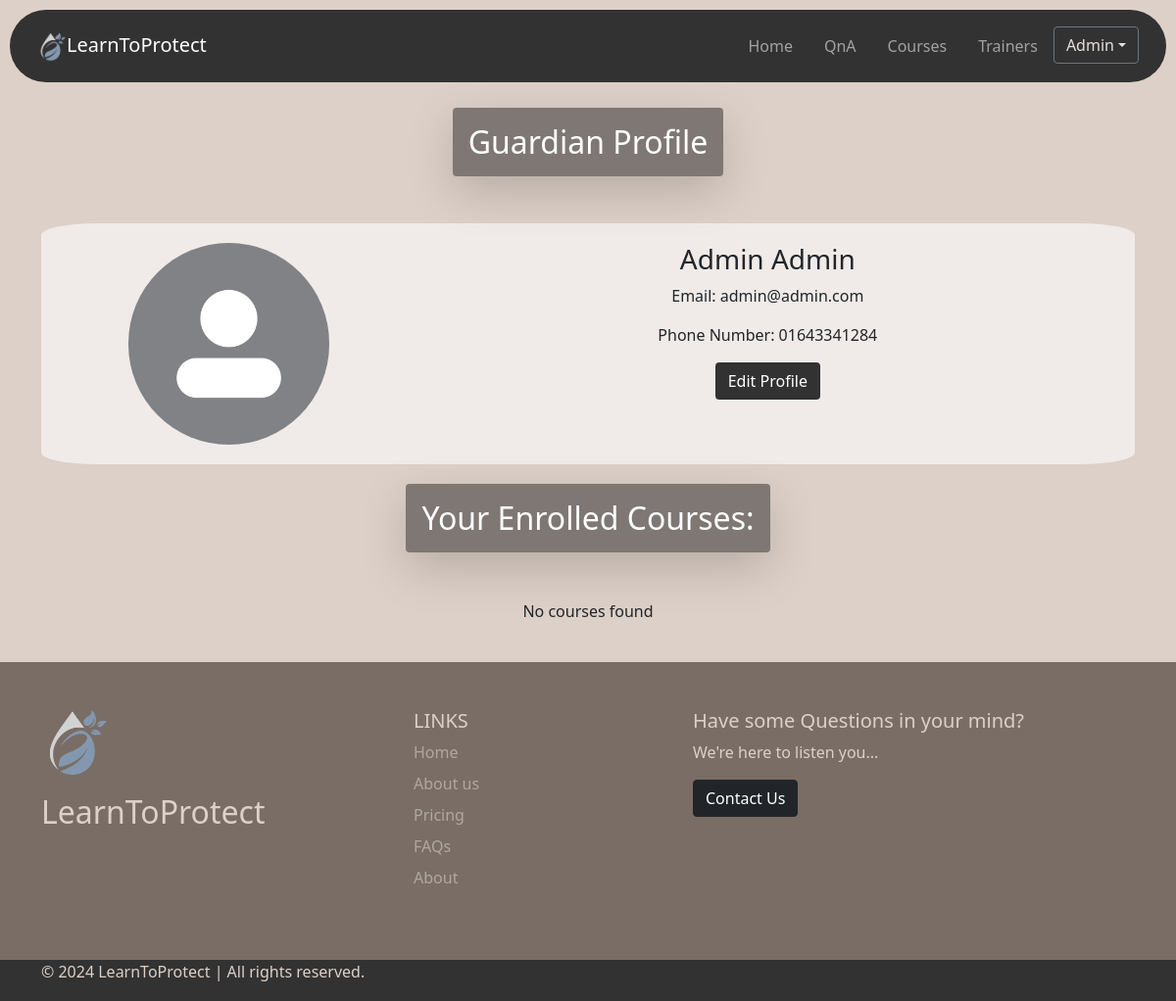
/guardian_dashboard.php (signed in), run on the app's committed database.
### tables this page shows
CREATE TABLE `user` (
  `id` int(11) NOT NULL,
  `first_name` varchar(100) NOT NULL,
  `last_name` varchar(100) NOT NULL,
  `email` varchar(100) NOT NULL,
  `phone_num` varchar(15) DEFAULT NULL,
  `password` varchar(255) NOT NULL,
  `role_id` int(11) DEFAULT NULL
);

### guardian_dashboard.php (the view, shortened to what this page needs)
<?php
include ('connection.php');
$username = $_SESSION['username'];
$query = "SELECT * FROM user WHERE email = '$username'";
$user_result = mysqli_query($conn, $query);
if ($user_result && mysqli_num_rows($user_result) > 0) {
    $user_row = mysqli_fetch_assoc($user_result);
    $user_id = $user_row['id'];
} else {
    echo "<script>alert('User not found')</script>";
    echo "<script>window.open('./signup.php', '_self')</script>";
    exit();
}
?>
<!DOCTYPE html>
<html lang="en">
<head>
    <link href="https://cdn.jsdelivr.net/npm/bootstrap@5.0.2/dist/css/bootstrap.min.css" rel="stylesheet"
 />
</head>
<body>
    <?php include ('navbar.php') ?>
    <div class="container text-center">
        <h2 class="shadow-lg p-3 mb-5 bg-body-tertiary rounded title">Guardian Profile</h2>
        <div class="profile-box">
            <div class="row">
                <div class="col-md-4">
                    <img src="./components/guardian-icon.jpg" width=60%" alt="Profile Image"
                        class="profile-img img-fluid">
                </div>
                <div class="col-md-8">
                    <h3><?php echo $user_row['first_name'] . ' ' . $user_row['last_name']; ?></h3>
                    <p>Email: <?php echo $user_row['email']; ?></p>
                    <p>Phone Number: <?php echo $user_row['phone_num']; ?></p>
                    <a href="edit_profile.php" class="btn profile-edit-btn">Edit Profile</a>
                </div>
            </div>
        </div>
        <h2 class="shadow-lg p-3 mb-5 bg-body-tertiary rounded title">Your Enrolled Courses:</h2>
        <div class="course-container">
            <?php
            $course_query = "SELECT c.courseID, c.Course_name, c.Course_description, c.fees, c.image FROM payment p
                             JOIN course c ON p.courseID = c.courseID
                             WHERE p.userID = $user_id";
            $course_result = mysqli_query($conn, $course_query);
            if ($course_result && mysqli_num_rows($course_result) > 0) {
                while ($row = mysqli_fetch_assoc($course_result)) {
                    ?>
                    <div class="row">
                        <div class="col-md-4 col-sm-6">
                            <div class="card course-box">
                                    <img src="<?php echo $row['image']; ?>" class="card-img-top" alt="Course image">
                                    <div class="card-body">
                                        <h5 class="card-title"><?php echo $row['Course_name']; ?></h5>
                                        <p class="card-text"><?php echo $row['Course_description']; ?></p>
                                        <p class="card-text">Fees: <?php echo $row['fees']; ?></p>
                                    </div>
                            </div>
                        </div>
                    </div>
                    <?php
                }
            } else {
                echo "<p>No courses found</p>";
            }
            ?>
        </div>
    </div>
    <br>

### navbar.php (shortened to what this page needs)
<head>
  <link rel="stylesheet" href="./CSS/navbar.css" />
</head>
<body>
  <div class="nav-container">
    <nav class="navbar fixed-top navbar-expand-lg navbar-dark p-3 custom-nav">
      <div class="container-fluid">
        <a class="navbar-brand" href="#"><img src="./components/logo.png" alt="" class="logo" />LearnToProtect</a>
        <div class="collapse navbar-collapse" id="navbarNavDropdown">
          <ul class="navbar-nav ms-auto">
            <li class="nav-item">
              <a class="nav-link mx-2" aria-current="page" href="./index.php">Home</a>
            </li>
            <li class="nav-item">
              <a class="nav-link mx-2" href="./QnA.php">QnA</a>
            </li>
            <li class="nav-item">
              <a class="nav-link mx-2" href="./CAT.php">Courses</a>
            </li>
            <li class="nav-item">
              <a class="nav-link mx-2" href="./trainerpage.php">Trainers</a>
            </li>
            <?php
            include ('connection.php');
            if (!isset($_SESSION['username'])) {
              echo '<a class="btn btn-secondary" type="button" href="./signup.php">Login</a>';
            } else {
              $username = $_SESSION['username'];
              $role_id = $_SESSION['role_id'];
              if ($role_id == 1) {
                $url = "./admin.php";
              } else if ($role_id == 2) {
                $query = "SELECT * from user where email = '$username'";
                $result = mysqli_query($conn, $query);
                $row = mysqli_fetch_assoc($result);
                $url = "./trainer_dashboard.php?id=" . $row['id'];
              } else if ($role_id == 3) {
                $url = "./guardian_dashboard.php";
              } else {
                echo "<script>console.log('Error in role_id');</script>";
              }
              $query = "SELECT first_name from user where email = '$username'";
              $result = mysqli_query($conn, $query);
              if ($result) {
                $row = mysqli_fetch_assoc($result);
                echo '<div class="dropdown">
                <button class="btn btn-secondary dropdown-toggle" type="button" id="profileBtn" data-bs-toggle="dropdown" aria-expanded="false">'
                  . $row["first_name"] .
                  '</button>
                <ul class="dropdown-menu" aria-labelledby="profileBtn">
                  <li><a class="dropdown-item" href=' . $url . '>Profile</a></li>
                  <li><a class="dropdown-item" href="./logout.php">Logout</a></li>
                </ul>
              </div>';
              } else {
                echo "<script>Error in fetching data</script>";
              }
            }
            ?>
          </ul>
        </div>
      </div>
    </nav>
  </div>
</body>

### CSS/navbar.css (style rules this page uses)
.nav-container { padding-bottom: 100px; }
.nav-container nav { border-radius: 50px; }
.nav-container .fixed-top { top: 10px; right: 10px; left: 10px; }
.nav-container .custom-nav { background-color: #323232; }
.logo { width: 30px; }
.nav-container button { background-color: #4774f1; color: #e4e1dc; }
.nav-link-text { color: #e4e1dc; opacity: 0.5; text-decoration: none; }
.nav-container button { background: #323232; }

### CSS/footer.css (style rules this page uses)
.footer-sec-1 { background-color: #7a6d65; color: #DDD0C8; }
.footer-sec-2 { background-color: #323232; color: #DDD0C8; }
.footer-logo { width: 70px; }

### guardian_dashboard.php (style rules this page uses)
body { margin-top: 10px; background-color: #DDD0c8; }
.profile-box, .course-box { background-color: #f0ebe8; padding: 20px; margin-bottom: 20px; border-radius: 5%; }
.title { display: inline-block; background-color: rgba(32, 32, 32, 0.5); color: white; }
a { text-decoration: none; color: black; }
.profile-img { border-radius: 50%; }
.profile-edit-btn { background-color: #323232; color: white; }

### data on the page
user: first_name "Admin", last_name "Admin", email "admin@admin.com", phone_num "01643341284"
